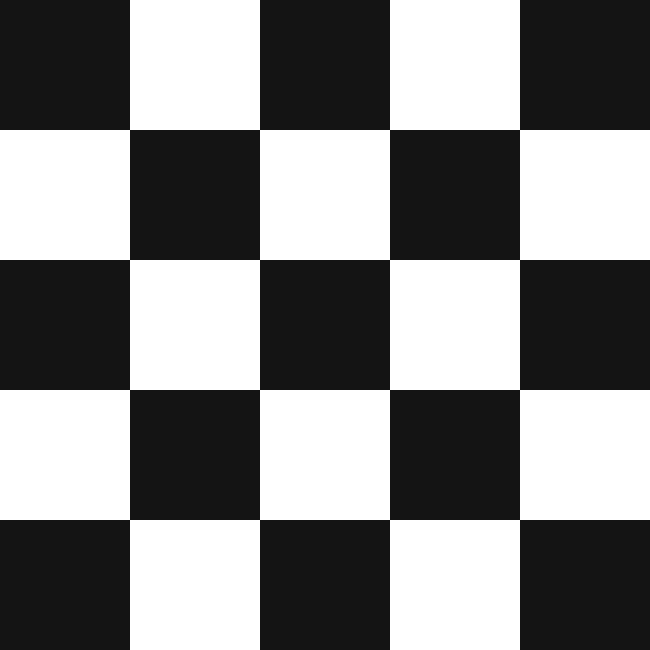
Frame 1 (no input)
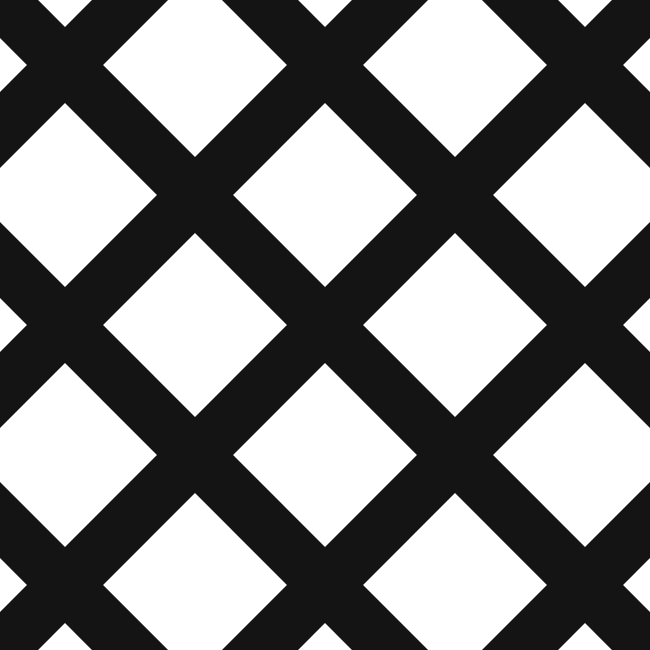
Frame 60 (no input)
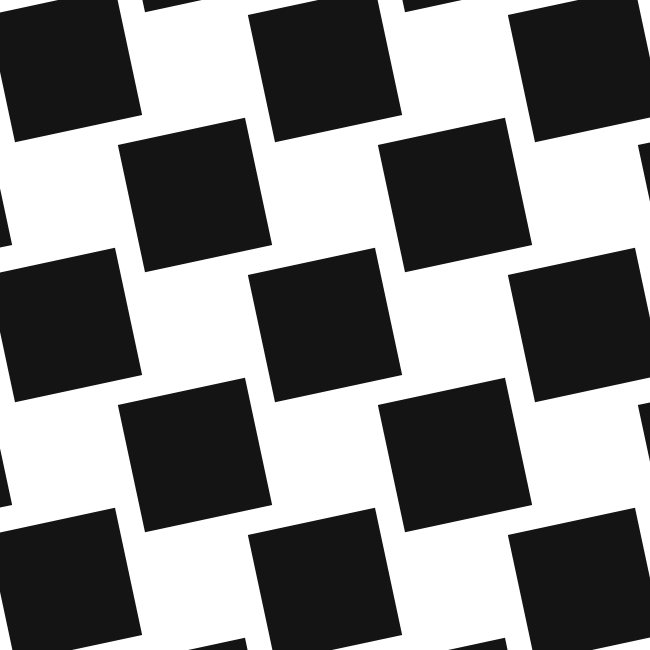
Frame 120 (the mouse pressed at the canvas centre since frame 60)

The p5.js sketch that drew these frames (run headless with seeded random() and noise() and a simulated clock; from frame 60 on, the mouse is pressed at the canvas centre):

// p5.js sketch
// ── sketch.js
var squareLength = 130;
var squareCount = 5;
var squares = [];
var aCol = 20;
var bCol = 255;
var currentCol = bCol;

class Square {
  constructor(x, y, l, c) {
    this.x = x;
    this.y = y;
    this.l = l;
    this.c = c;
  }
  
  draw(r) {
    push();
    translate(this.x + 0.5 * this.l, this.y + 0.5 * this.l);
    rotate(r);
    fill(this.c);
    square(0, 0, this.l);
    pop();
  }
  
  get_col() {
    return this.c;
  }
}

function setup() {
  let l = squareLength * squareCount;
  createCanvas(l, l);
  stroke(255);
  strokeWeight(0);
  rectMode(CENTER);
  angleMode(DEGREES);
  
  let col = aCol;
  
  for (let i = -1; i < squareCount + 1; i++) {
    for (let j = -1; j < squareCount + 1; j++) {
      let square = new Square(i * squareLength, j * squareLength, squareLength, col);
      squares.push(square);
      if (col == aCol) {
        col = bCol;
      }
      else {
        col = aCol;
      }
    }
  }
}

function draw() {
  let fc = frameCount % 90;
  // let currentAngle = 90 * cos(fc) + (frameCount * 2 % 90);
  let currentAngle = 90 * cos(fc);
  
  if (floor(currentAngle % 90) == 0) {
    if (currentCol == bCol) {
      currentCol = aCol;
    }
    else {
      currentCol = bCol;
    }
    
    currentAngle = 0;
  }
  
  if (currentCol == bCol) {
    background(aCol);
  }
  else {
    background(bCol);
  }
  
  for (let s of squares) {
    if (s.get_col() == currentCol) {
      s.draw(currentAngle);
    }
  }
}
